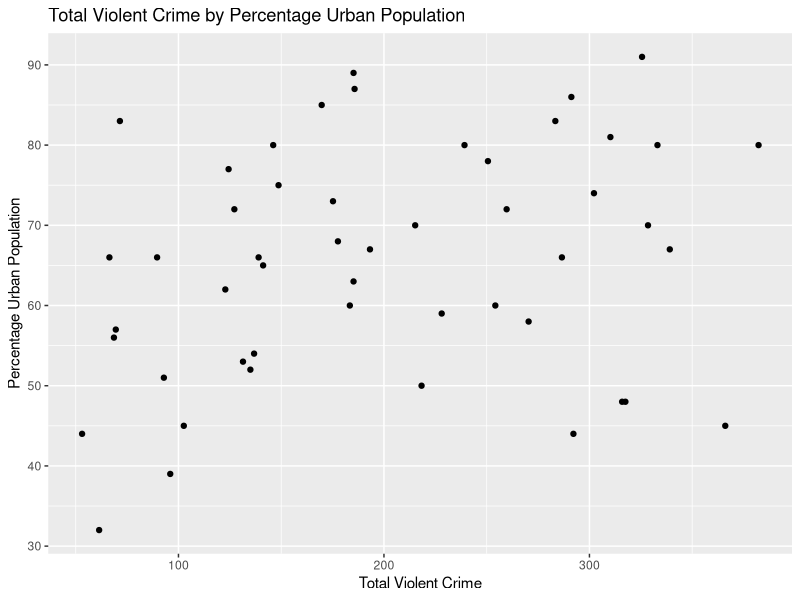
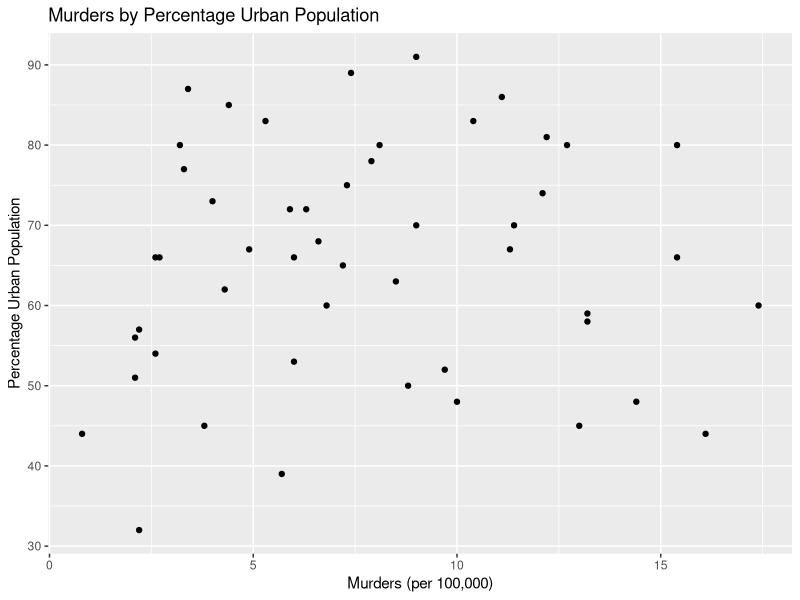
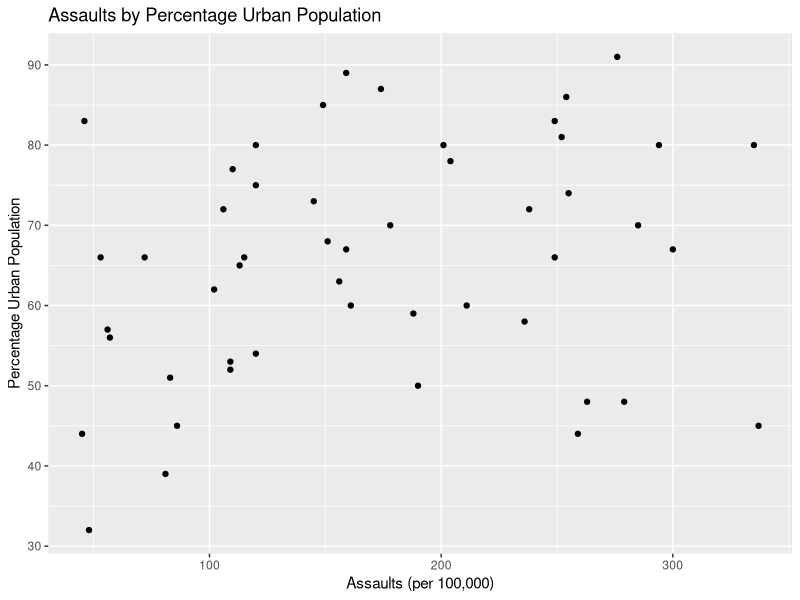
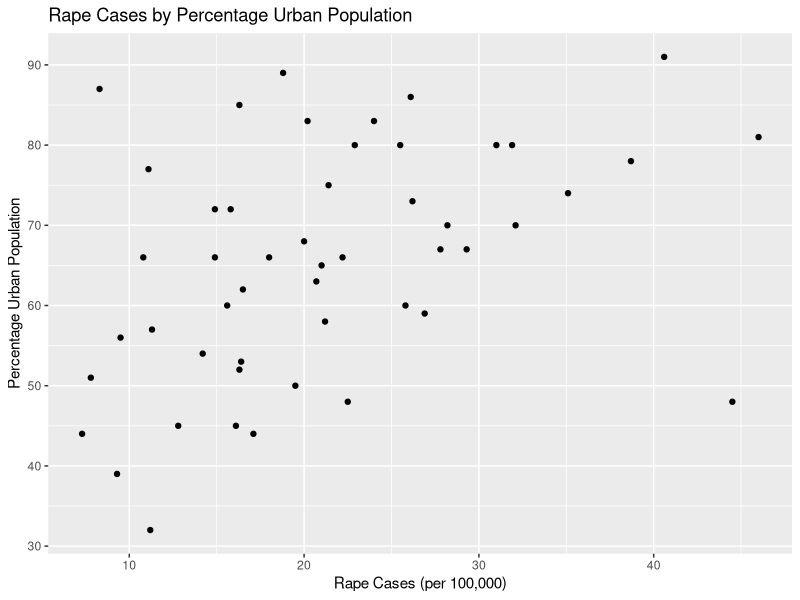

Here is the R script that generated these plots, in order:
## ---- chunk 1
library(tidyverse) 
## ---- chunk 2
glimpse(USArrests)
## ---- chunk 3
summary(USArrests)
## ---- chunk 4
USArrests <- USArrests %>% 
    mutate(USArrests, 
           violent_crime_total = Murder + Assault + Rape
           )
## ---- chunk 5
USArrests %>% 
    select(violent_crime_total) %>% 
    arrange(violent_crime_total) %>% 
    head(10)
## ---- chunk 6
USArrests %>% 
   select(violent_crime_total) %>% 
   arrange(desc(violent_crime_total)) %>% 
   head(10)
## ---- chunk 7
ggplot(data = USArrests) +
     geom_point(
       mapping = aes(
                     x = violent_crime_total, 
                     y = UrbanPop
                     )) +
     labs(
          title = "Total Violent Crime by Percentage Urban Population", 
            x = "Total Violent Crime", 
            y = "Percentage Urban Population"
            )
# Correlation between Total Crime and Urban Population
USArrests %>% 
     summarize(r = cor(violent_crime_total, UrbanPop))
## ---- chunk 8
ggplot(data = USArrests) +
     geom_point(
         mapping = aes(
             x = Murder, 
             y = UrbanPop
         )) +
     labs(
         title = "Murders by Percentage Urban Population", 
         x = "Murders (per 100,000)", 
         y = "Percentage Urban Population"
     )
# correlation between murders and percentage urban population
USArrests %>% 
     summarize(r = cor(Murder, UrbanPop))
# A correlation of only .07 suggests that murder is not related to percentage of urban population
ggplot(data = USArrests) +
     geom_point(
         mapping = aes(
             x = Assault, 
             y = UrbanPop
         )) +
     labs(
         title = "Assaults by Percentage Urban Population", 
         x = "Assaults (per 100,000)", 
         y = "Percentage Urban Population"
     )
# Correlation between assaults and percentage urban population
USArrests %>% 
     summarize(r = cor(Assault, UrbanPop))
# A correlation of .26 suggest that there is somewhat of an association between urban population and assaults
ggplot(data = USArrests) +
     geom_point(
         mapping = aes(
             x = Rape, 
             y = UrbanPop
         )) +
     labs(
         title = "Rape Cases by Percentage Urban Population", 
         x = "Rape Cases (per 100,000)", 
         y = "Percentage Urban Population"
     )
# Correlation between assaults and percentage urban population
USArrests %>% 
     summarize(r = cor(Rape, UrbanPop))
# A correlation of .41 suggest that there is pretty good evidence that Rape is positively correlated with the percentage of urban population in a state
